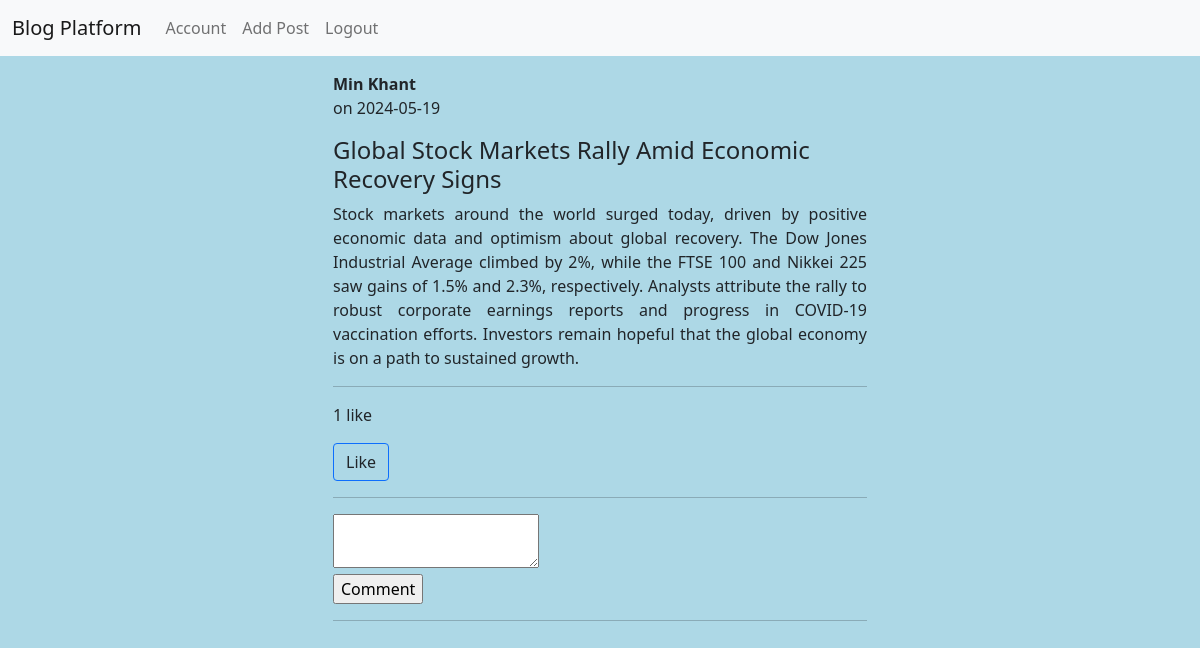
The app's page /post/1 (signed in) with its own data.
### app/models.py (models this page shows, shortened)
class User(db.Model, UserMixin):
    id          = db.Column(db.Integer, primary_key=True)
    username    = db.Column(db.String(20), unique=True, nullable=False)
    email       = db.Column(db.String(120), unique=True, nullable=False)
    image_file  = db.Column(db.String(20), nullable=False, default='default.jpg')
    password    = db.Column(db.String(60), nullable=False)
    posts       = db.relationship('Post', backref='author', lazy=True)

class Post(db.Model):
    id          = db.Column(db.Integer, primary_key=True)
    title       = db.Column(db.String(100), nullable=False)
    date_posted = db.Column(db.DateTime, nullable=False, default=datetime.utcnow)
    content     = db.Column(db.Text, nullable=False)
    user_id     = db.Column(db.Integer, db.ForeignKey('user.id'), nullable=False)
    comments    = db.relationship('Comment', backref='post', lazy=True)
    likes       = db.relationship('Like', backref='post', lazy=True)
    @property
    def like_count(self):
        return len(self.likes)

### app/routes.py (the view)
@app.route("/post/<int:post_id>")
def post(post_id):
    post = Post.query.get_or_404(post_id)
    form = CommentForm()
    return render_template('post.html', title=post.title, post=post, form=form)

### app/forms.py
class CommentForm(FlaskForm):
    content    = TextAreaField('Comment', validators=[DataRequired()])
    submit     = SubmitField('Comment')

### app/models.py (called while the page is built)
@login_manager.user_loader
def load_user(user_id):
    return User.query.get(int(user_id))

### app/templates/post.html (shortened to what this page needs)
{% extends "layout.html" %}
{% block content %}
<div class="container w-50">
    <article>
        <p><b>{{ post.author.username }}</b><br>on {{ post.date_posted.strftime('%Y-%m-%d') }}</p>
        <h4>{{ post.title }}</h4>
        <div style="text-align: justify;">
            {{ post.content }}
        </div>
    </article>
    <hr>
    {% if current_user.is_authenticated %}
        <p>
            {% if post.like_count > 0 %}
                {{ post.like_count }} {% if post.like_count == 1 %} like {% else %} likes {% endif %}
            {% endif %}
        </p>
        <form method="POST" action="{{ url_for('like_post', post_id=post.id) }}">
            <button type="submit" class="btn border-primary">
                {{ 'Unlike' if current_user in liked_users else 'Like' }}
            </button>
        </form>
        <hr>
        <form method="POST" action="{{ url_for('comment_post', post_id=post.id) }}">
            <div>
                {{ form.content() }}
            </div>
            <div>
                {{ form.submit() }}
            </div>
        </form>
        <hr>
    {% else %}
        <p><a href="{{ url_for('login') }}">Login</a> to comment and like.</p>
    {% endif %}
</div>
{% endblock %}

### app/static/style/main.css (style rules this page uses)
body { background-color: lightblue; }

### records on screen
User: author.username "Min Khant"
Post: date_posted "2024-05-19", title "Global Stock Markets Rally Amid Economic Recovery Signs", content "Stock markets around the world surged today, driven by positive economic data and optimism about global recovery. The Dow Jones Industrial Average climbed by 2%, while the FTSE 100 and Nikkei 225 saw gains of 1.5% and 2.3%, respectively. Analysts attribute the rally to robust corporate earnings reports and progress in COVID-19 vaccination efforts. Investors remain hopeful that the global economy is on a path to sustained growth."

### other values on screen
{{ post.like_count }} "1"
{{ 'Unlike' if current_user in liked_users else 'Like' }} "Like"
